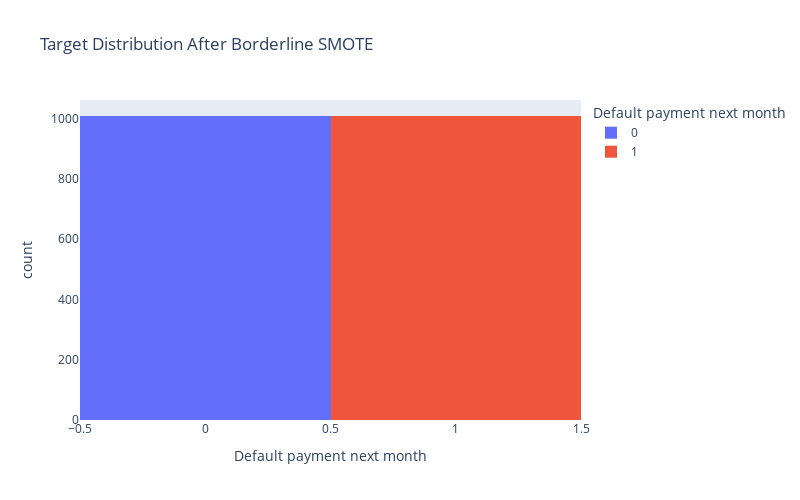

Source (notebook cell):
### Markdown cell above
#### Borderline SMOTE
Another popular oversampling techinque is Borderline SMOTE(Synthetic Minority Over-sampling Technique) technique, Borderline SMOTE is suitable over SMOTE is because, By focusing on the informative minority class samples near the borderline.Borderline SMOTE can generate synthetic samples that are more representative of the minority class and less likely to be noisy, compared to SMOTE which generates synthetic samples indiscriminately across the entire feature space.
 
 ![Comparison-between-Smote-and-Borderline-Smote-using-K-6.png](attachment:Comparison-between-Smote-and-Borderline-Smote-using-K-6.png)

 Oversampling will be done only to the train set the prevent the duplicate records from being in the test set upon splitting.

### Code cell
#tune the hyperparameters
sm = BorderlineSMOTE(sampling_strategy='minority', random_state=42)

# fit and resample the data
X_train_smb, y_train_smb = sm.fit_resample(X_train, y_train)

#Plotting Histogram to see the distribution of the target variable
fig1 = px.histogram(y_train_smb,x='Default payment next month',color='Default payment next month', title='Target Distribution After Borderline SMOTE')
fig1.update_layout(width=800, height=500)
fig1.show()

### Figure 1 — Plotly figure (JSON) as saved in the notebook; plotly's stock layout.template omitted (floating-point values rounded to 4 significant figures; data arrays with more than 128 entries replaced by an {"elided": "..."} marker saying what was removed)
{"data": [{"alignmentgroup": "True", "bingroup": "x", "hovertemplate": "Default payment next month=%{x}<br>count=%{y}<extra></extra>", "legendgroup": "0", "marker": {"color": "#636efa", "pattern": {"shape": ""}}, "name": "0", "offsetgroup": "0", "orientation": "v", "showlegend": true, "type": "histogram", "x": {"elided": "1008 int values"}, "xaxis": "x", "yaxis": "y"}, {"alignmentgroup": "True", "bingroup": "x", "hovertemplate": "Default payment next month=%{x}<br>count=%{y}<extra></extra>", "legendgroup": "1", "marker": {"color": "#EF553B", "pattern": {"shape": ""}}, "name": "1", "offsetgroup": "1", "orientation": "v", "showlegend": true, "type": "histogram", "x": {"elided": "1008 int values"}, "xaxis": "x", "yaxis": "y"}], "layout": {"barmode": "relative", "height": 500, "legend": {"title": {"text": "Default payment next month"}, "tracegroupgap": 0}, "title": {"text": "Target Distribution After Borderline SMOTE"}, "width": 800, "xaxis": {"anchor": "y", "categoryarray": [0, 1], "categoryorder": "array", "domain": [0, 1], "title": {"text": "Default payment next month"}}, "yaxis": {"anchor": "x", "domain": [0, 1], "title": {"text": "count"}}}}
